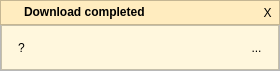
<ui version="4.0" >
 <class>CompletedPopup</class>
 <widget class="QWidget" name="CompletedPopup" >
  <property name="geometry" >
   <rect>
    <x>0</x>
    <y>0</y>
    <width>280</width>
    <height>71</height>
   </rect>
  </property>
  <property name="minimumSize" >
   <size>
    <width>0</width>
    <height>0</height>
   </size>
  </property>
  <property name="maximumSize" >
   <size>
    <width>16777215</width>
    <height>16777215</height>
   </size>
  </property>
  <property name="windowTitle" >
   <string>Form</string>
  </property>
  <widget class="QFrame" name="frameBase" >
   <property name="geometry" >
    <rect>
     <x>0</x>
     <y>0</y>
     <width>280</width>
     <height>71</height>
    </rect>
   </property>
   <property name="styleSheet" >
    <string/>
   </property>
   <property name="frameShape" >
    <enum>QFrame::StyledPanel</enum>
   </property>
   <property name="frameShadow" >
    <enum>QFrame::Plain</enum>
   </property>
   <widget class="QFrame" name="frameHeader" >
    <property name="geometry" >
     <rect>
      <x>0</x>
      <y>0</y>
      <width>280</width>
      <height>25</height>
     </rect>
    </property>
    <property name="styleSheet" >
     <string>QFrame{background-color:#ffecbf}</string>
    </property>
    <property name="frameShape" >
     <enum>QFrame::StyledPanel</enum>
    </property>
    <property name="frameShadow" >
     <enum>QFrame::Plain</enum>
    </property>
    <widget class="QLabel" name="lblTitle" >
     <property name="geometry" >
      <rect>
       <x>24</x>
       <y>2</y>
       <width>228</width>
       <height>20</height>
      </rect>
     </property>
     <property name="text" >
      <string>&lt;b>Download completed&lt;/b></string>
     </property>
    </widget>
    <widget class="QToolButton" name="spbClose" >
     <property name="geometry" >
      <rect>
       <x>257</x>
       <y>2</y>
       <width>21</width>
       <height>21</height>
      </rect>
     </property>
     <property name="toolTip" >
      <string>Close</string>
     </property>
     <property name="text" >
      <string>X</string>
     </property>
     <property name="icon" >
      <iconset resource="../resources/resources.qrc" >:/buttons/images/cross.png</iconset>
     </property>
     <property name="autoRaise" >
      <bool>true</bool>
     </property>
    </widget>
    <widget class="QLabel" name="label" >
     <property name="geometry" >
      <rect>
       <x>4</x>
       <y>4</y>
       <width>16</width>
       <height>16</height>
      </rect>
     </property>
     <property name="text" >
      <string/>
     </property>
     <property name="pixmap" >
      <pixmap resource="../resources/resources.qrc" >:/header/images/tick.png</pixmap>
     </property>
    </widget>
   </widget>
   <widget class="QFrame" name="frameInfo" >
    <property name="geometry" >
     <rect>
      <x>1</x>
      <y>25</y>
      <width>278</width>
      <height>45</height>
     </rect>
    </property>
    <property name="styleSheet" >
     <string>QFrame{background-color:#fff7dd}</string>
    </property>
    <property name="frameShape" >
     <enum>QFrame::StyledPanel</enum>
    </property>
    <property name="frameShadow" >
     <enum>QFrame::Raised</enum>
    </property>
    <widget class="QLabel" name="imgVideoService" >
     <property name="geometry" >
      <rect>
       <x>10</x>
       <y>2</y>
       <width>21</width>
       <height>41</height>
      </rect>
     </property>
     <property name="sizePolicy" >
      <sizepolicy vsizetype="Preferred" hsizetype="Preferred" >
       <horstretch>0</horstretch>
       <verstretch>0</verstretch>
      </sizepolicy>
     </property>
     <property name="text" >
      <string>?</string>
     </property>
     <property name="alignment" >
      <set>Qt::AlignCenter</set>
     </property>
    </widget>
    <widget class="QLabel" name="lblVideoTitle" >
     <property name="geometry" >
      <rect>
       <x>40</x>
       <y>2</y>
       <width>171</width>
       <height>41</height>
      </rect>
     </property>
     <property name="palette" >
      <palette>
       <active>
        <colorrole role="WindowText" >
         <brush brushstyle="SolidPattern" >
          <color alpha="255" >
           <red>0</red>
           <green>0</green>
           <blue>127</blue>
          </color>
         </brush>
        </colorrole>
        <colorrole role="Window" >
         <brush brushstyle="SolidPattern" >
          <color alpha="255" >
           <red>255</red>
           <green>247</green>
           <blue>221</blue>
          </color>
         </brush>
        </colorrole>
       </active>
       <inactive>
        <colorrole role="WindowText" >
         <brush brushstyle="SolidPattern" >
          <color alpha="255" >
           <red>0</red>
           <green>0</green>
           <blue>127</blue>
          </color>
         </brush>
        </colorrole>
        <colorrole role="Window" >
         <brush brushstyle="SolidPattern" >
          <color alpha="255" >
           <red>255</red>
           <green>247</green>
           <blue>221</blue>
          </color>
         </brush>
        </colorrole>
       </inactive>
       <disabled>
        <colorrole role="WindowText" >
         <brush brushstyle="SolidPattern" >
          <color alpha="255" >
           <red>117</red>
           <green>116</green>
           <blue>118</blue>
          </color>
         </brush>
        </colorrole>
        <colorrole role="Window" >
         <brush brushstyle="SolidPattern" >
          <color alpha="255" >
           <red>255</red>
           <green>247</green>
           <blue>221</blue>
          </color>
         </brush>
        </colorrole>
       </disabled>
      </palette>
     </property>
     <property name="text" >
      <string/>
     </property>
     <property name="wordWrap" >
      <bool>true</bool>
     </property>
    </widget>
    <widget class="QToolButton" name="spbPlayVideo" >
     <property name="geometry" >
      <rect>
       <x>240</x>
       <y>7</y>
       <width>31</width>
       <height>31</height>
      </rect>
     </property>
     <property name="toolTip" >
      <string>Play video</string>
     </property>
     <property name="text" >
      <string>...</string>
     </property>
     <property name="icon" >
      <iconset resource="../resources/resources.qrc" >:/buttons/images/play_video.png</iconset>
     </property>
     <property name="iconSize" >
      <size>
       <width>22</width>
       <height>22</height>
      </size>
     </property>
     <property name="autoRaise" >
      <bool>true</bool>
     </property>
    </widget>
   </widget>
  </widget>
 </widget>
 <resources>
  <include location="../resources/resources.qrc" />
 </resources>
 <connections/>
</ui>
